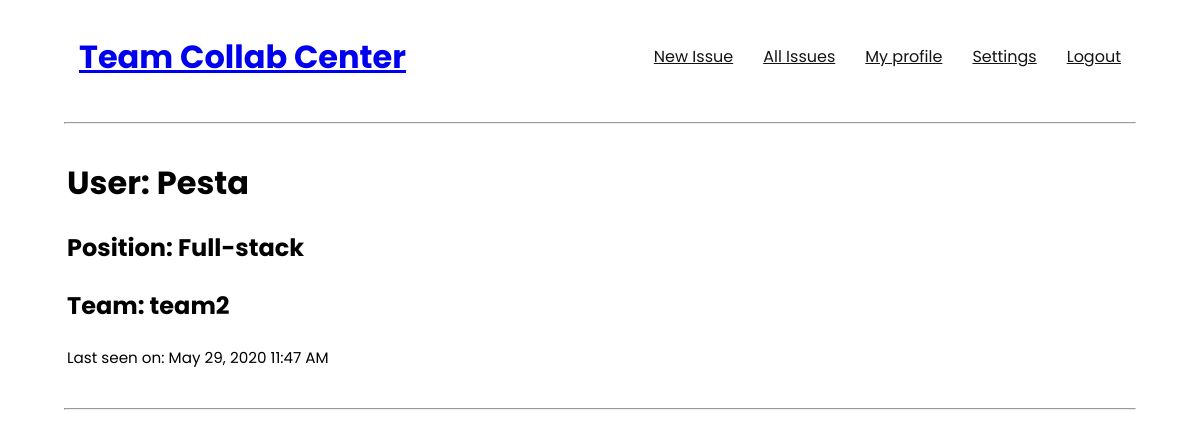
The page /user/Pesta (signed in) on the database as committed earlier.
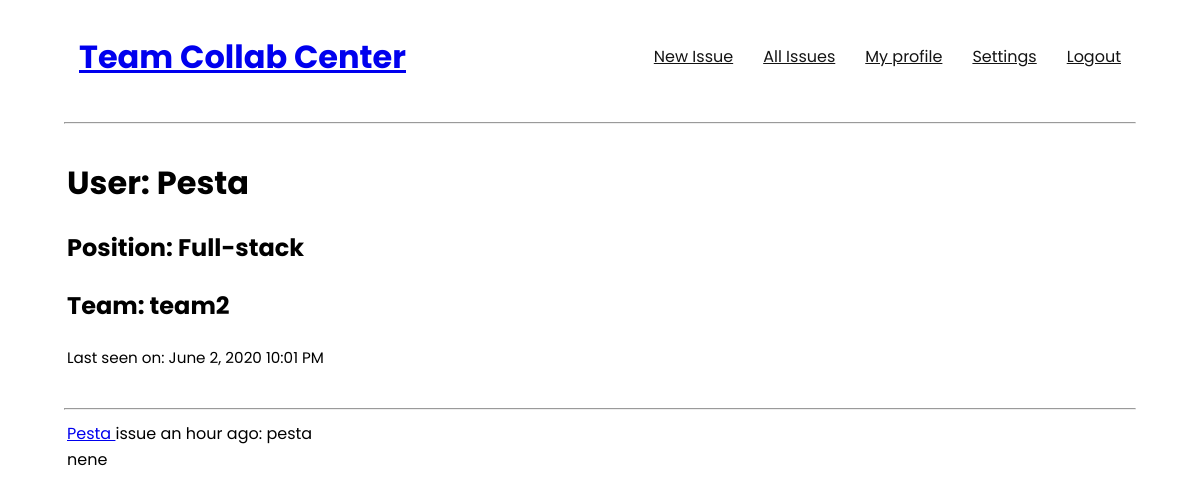
The same page on the database as committed later.
### app/models.py (models this page shows, shortened)
class User(UserMixin, db.Model):
    __tablename__='users'
    id = db.Column(db.Integer, primary_key=True)
    username = db.Column(db.String(64), index=True, unique=True)
    email = db.Column(db.String(120), index=True, unique=True)
    password_hash = db.Column(db.String(128))
    posts = db.relationship('Post', backref='author', lazy='dynamic')
    position_id = db.Column(db.Integer, db.ForeignKey('position.id'))
    about_me = db.Column(db.String(240))
    last_seen = db.Column(db.DateTime, default=datetime.utcnow)
    team_id = db.Column(db.Integer, db.ForeignKey('teams.id'))

class Post(db.Model):
    __tablename__='posts'
    id = db.Column(db.Integer, primary_key=True)
    title = db.Column(db.String(64))
    description = db.Column(db.String(1000))
    timestamp = db.Column(db.DateTime, index=True, default=datetime.utcnow)
    user_id = db.Column(db.Integer, db.ForeignKey('users.id'))
    team_id = db.Column(db.Integer, db.ForeignKey('teams.id'))

### app/routes.py (the view)
@app.route('/user/<username>')
@login_required
def user(username):
    user = User.query.filter_by(username=username).first_or_404()
    page = request.args.get('page', 1, type=int)
    posts = Post.query.filter_by(user_id=user.id).order_by(
        Post.timestamp.desc()).paginate(
        page, app.config['POSTS_PER_PAGE'], False)
    next_url = url_for('user', username=user.username, page=posts.next_num) \
        if posts.has_next else None
    prev_url = url_for('user', username=user.username, page=posts.prev_num) \
        if posts.has_prev else None
    return render_template('user.html', user=user, posts=posts.items,
                           next_url=next_url, prev_url=prev_url)

### app/models.py (called while the page is built)
@login.user_loader
def load_user(id):
    return User.query.get(int(id))

### app/routes.py (called while the page is built)
@app.before_request
def before_request():
    if current_user.is_authenticated:
        current_user.last_seen = datetime.utcnow()
        db.session.commit()

### app/templates/user.html (shortened to what this page needs)
{% extends "base.html" %}
{% block content %}
    <table>
        <tr valign="top">
            <td>
                <h1>User: {{ user.username }}</h1>
                <h2>Position: {{ user.position_members.name }}</h2>
                <h2>Team: {{ user.team_members.name }}</h2>
                {% if user.last_seen %}
                    <p>Last seen on: {{ moment(user.last_seen).format('LLL') }}</p>
                {% endif %}
            </td>
        </tr>
    </table>
    <hr>
    {% for post in posts %}
        {% include '_post.html' %}
    {% endfor %}
{% endblock %}

### app/templates/_post.html
<table>
    <tr valign="top">
        <td>
            <a href="{{ url_for('user', username=post.author.username) }}">
            {{ post.author.username }}
            </a>
            issue {{ moment(post.timestamp).fromNow() }}: {{ post.title }}
            <br>
            {{ post.description }}
        </td>
    </tr>
</table>

Rows that differ between the two databases and show on the page:
changed User "Pesta": last_seen "May 29, 2020 11:47 AM" → "June 2, 2020 10:01 PM"
added Post: author.username "Pesta", timestamp "an hour ago", title "pesta", description "nene"
